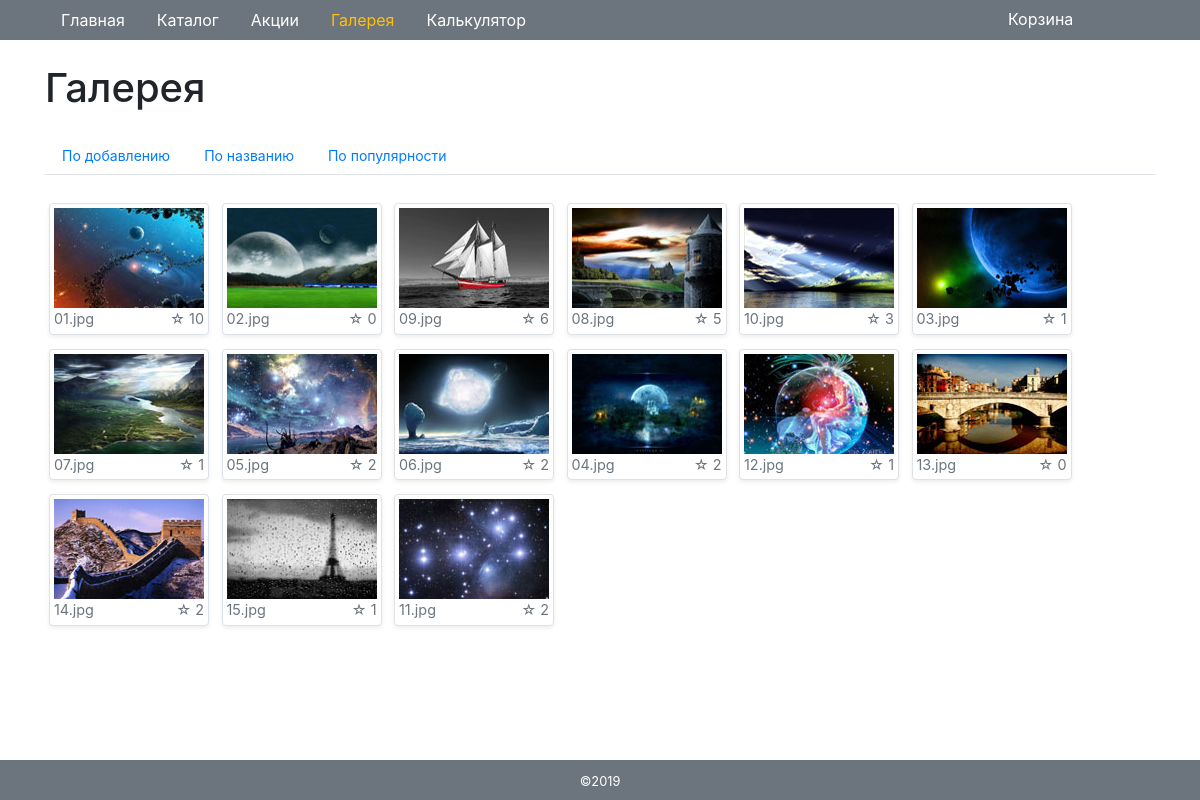
The page /gallery/ on the database as committed earlier.
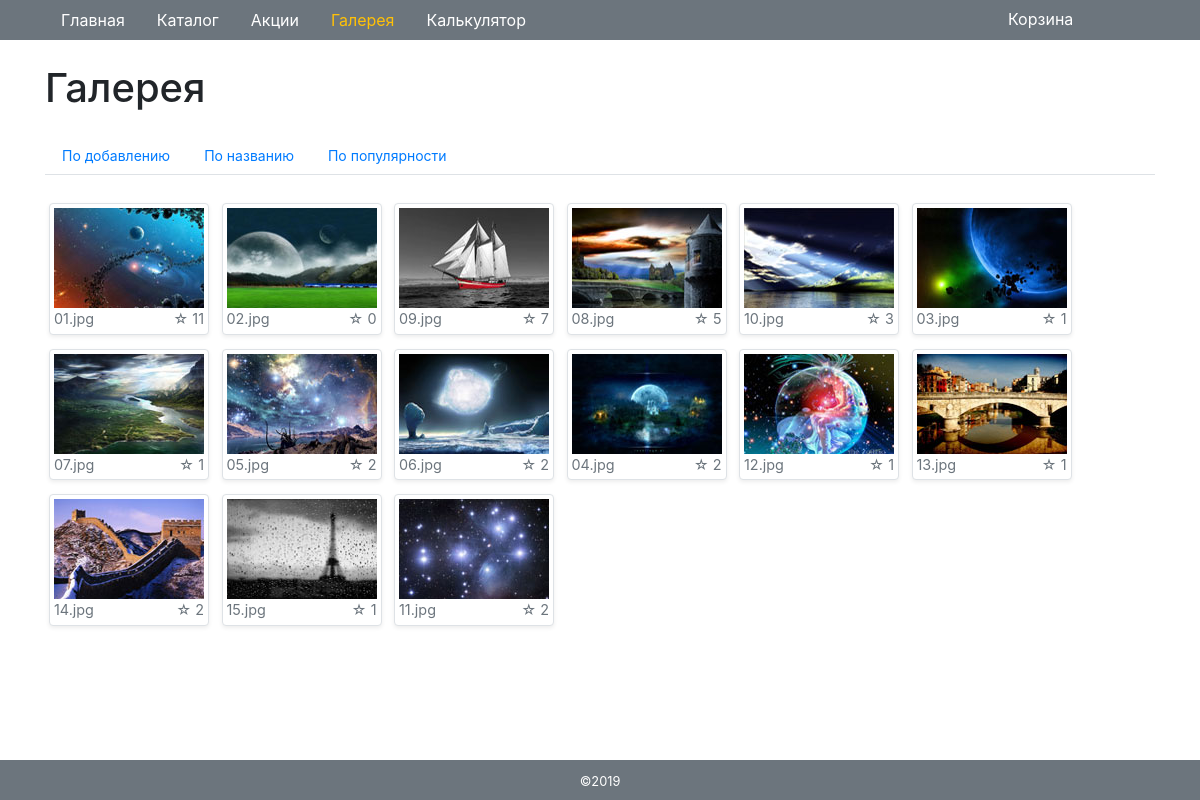
The same page on the database as committed later.
### tables this page shows
CREATE TABLE `gallery` (
  `id` int(11) NOT NULL,
  `title` varchar(128) NOT NULL,
  `count` int(11) NOT NULL DEFAULT '0'
);

### engine/db.php (called while the page is built, shortened)
<?php
function getDb() {
    static $db = null;
    if (is_null($db)) {
        $db = @mysqli_connect(HOST, USER, PASS, DB) or die('Error: ' . mysqli_connect_error());
    }
    return $db;
}
function getAssocResult($sql) {
    $db = getDb();
    $result = @mysqli_query($db, $sql) or die(mysqli_error($db));
    $array_result = [];
    while ($row = mysqli_fetch_assoc($result))
        $array_result[] = $row;
    return $array_result;
}

### engine/moduleGallery.php (called while the page is built, shortened)
<?php
function getImages() {
    $sort = getSortParameter();
    switch ($sort) {
        default:
            $sql = "SELECT * FROM gallery";
    }
    return getAssocResult($sql);
}

### templates/gallery.php (the view, shortened to what this page needs)
<h1>Галерея</h1>
<ul class="nav nav-tabs mt-4">
    <li class="nav-item">
        <a class="nav-link btn-sm" href="/gallery/">По добавлению</a>
    </li>
    <li class="nav-item">
        <a class="nav-link btn-sm" href="/gallery/?sort=imagename">По названию</a>
    </li>
    <li class="nav-item">
        <a class="nav-link btn-sm" href="/gallery/?sort=popularity">По популярности</a>
    </li>
</ul>
<div class="clearfix mt-4 mb-4">
<? foreach ($images as $image): ?>
    <div class="image-block">
        <a href="/image/<?=$image['id'];?>" title="Посмотреть">
            <figure class="figure float-left m-1 img-thumbnail shadow-sm">
                <img src="/gallery-img/small/<?=$image['title'];?>" />
                <figcaption class="figure-caption">
                    <?=$image['title'];?>
                    <span class="float-right">&#9734; <?=$image['count'];?></span>
                </figcaption>
            </figure>
        </a>
    </div>
<? endforeach; ?>
</div>

Rows that differ between the two databases and show on the page:
changed gallery "01.jpg": count "10" → "11"
changed gallery "09.jpg": count "6" → "7"
changed gallery "13.jpg": count "0" → "1"
